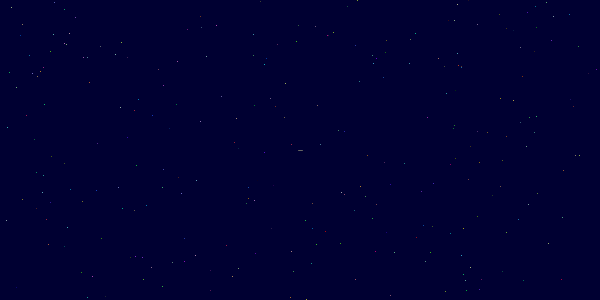
Frame 1 (no input)
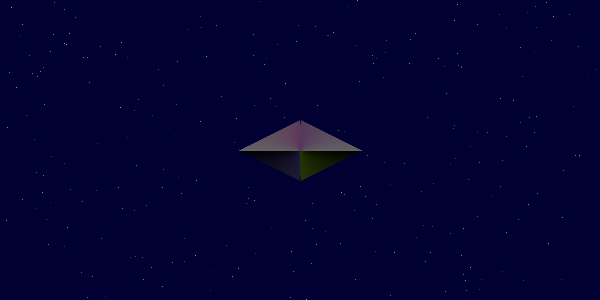
Frame 60 (the mouse pressed at the canvas centre just before this capture)
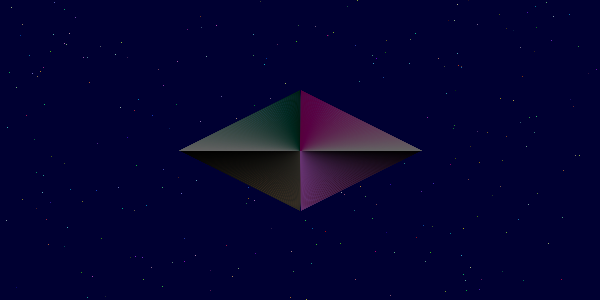
Frame 120 (the mouse held since frame 60 and released just before this capture)

The Processing sketch that drew these frames (run headless with seeded random() and noise(); from frame 60 on, the mouse is pressed at the canvas centre):

// Processing sketch: blue_sky_4
// ── blue_sky_4.pde
//Demo gwiezdnego nieba - ze zbliżającym się statkiem

void setup()
{
  size(600,300);
  background(0,0,50);
  frameRate(16);
  
  //GWIAZDY
  for(int i=0;i<250;i+=1) //POWTARZAJ
  {
    float R=random(255);
    float G=random(255);
    float B=random(255);
    stroke(R,G,B);
    point(random(width),random(height));
  }
}

int SIZE=2;

void draw()
{
  //side A
  int topX=width/2;
  int topY=height/2;
  float fR=random(1);
  float fG=random(1);
  float fB=random(1);
  for(int i=0;i<SIZE;i++)
  {
    stroke(fR*min(i,255),fG*min(i,255),fB*min(i,255));
    line(topX,topY,topX-SIZE+i,topY+i/2);
  }
  fR=random(1);
  fG=random(1);
  fB=random(1);
  for(int i=0;i<SIZE;i++)
  {
    stroke(fR*min(i,255),fG*min(i,255),fB*min(i,255));
    line(topX,topY,topX+SIZE-i,topY+i/2);
  }
  fR=random(1);
  fG=random(1);
  fB=random(1);
  for(int i=0;i<SIZE;i++)
  {
    stroke(100-fR*min(i,255),100-fG*min(i,255),100-fB*min(i,255));
    line(topX,topY,topX-SIZE+i,topY-i/2);
  }
  fR=random(1);
  fG=random(1);
  fB=random(1);
  for(int i=0;i<SIZE;i++)
  {
    stroke(100-fR*i,100-fG*i,100-fB*i);
    line(topX,topY,topX+SIZE-i,topY-i/2);
  }
  SIZE++;
  if(SIZE>height) 
    SIZE=height;
}

// https://github.com/borkowsk/bookProcessingPL
